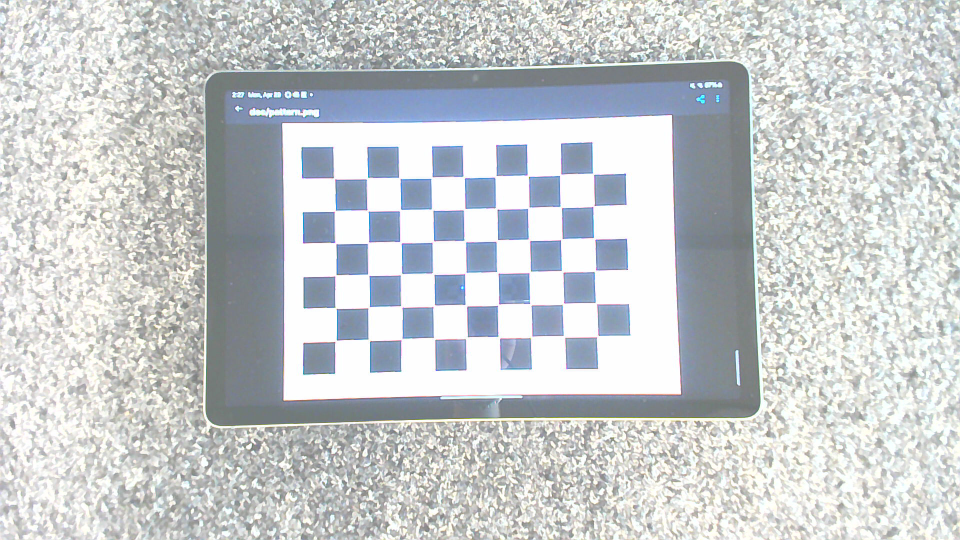
#> input picture src/usb_cam/calibration/images/2024-04-29-142758.jpg, 1920 x 1080 px (shown at 1/2 size); its folder holds only this picture in this run
$ python camera_calibration.py
#> lines starting #> are read from the running program, lines starting #| are printed output that depends on the picture; after the words box and inside, x2 and y2 are one past the last pixel; in counts of white or black regions, pixels touching at a corner belong together; long printed decimals are rounded
import numpy as np
import cv2
import glob

# Chessboard size
chessboard_size = (6, 9)  # Inner corners (columns, rows)
square_size = 0.01  # 1 cm

# Termination criteria for corner detection
criteria = (cv2.TERM_CRITERIA_EPS + cv2.TERM_CRITERIA_MAX_ITER, 30, 0.001)

# Prepare object points, like (0,0,0), (1,0,0), ..., (6,5,0)
objp = np.zeros((chessboard_size[0] * chessboard_size[1], 3), np.float32)
objp[:, :2] = np.mgrid[0:chessboard_size[0], 0:chessboard_size[1]].T.reshape(-1, 2) * square_size

# Arrays to store object points and image points from all images
objpoints = []  # 3D points in real-world space
imgpoints = []  # 2D points in image plane

# Images folder path
images_folder = 'images/*.jpg'  # Change this to your folder path and file extension

# Get images
images = glob.glob(images_folder)

# Loop through images
for fname in images:
    img = cv2.imread(fname)
#> img is the input picture: shape (1080, 1920, 3); mean B, G, R 205.6, 203.7, 199.7
    gray = cv2.cvtColor(img, cv2.COLOR_BGR2GRAY)
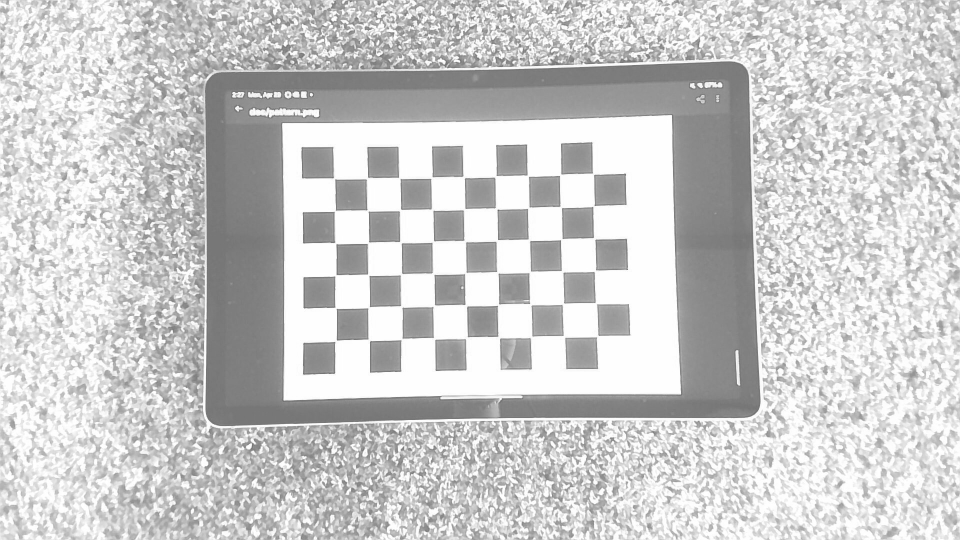
#> gray: shape (1080, 1920) (shown at 1/2 size); min 89, max 255, mean 202.7

    # Find the chessboard corners
    ret, corners = cv2.findChessboardCorners(gray, chessboard_size, None)
#> ret = True; corners = 54 rows, first 8: [671.5, 682], [672.5, 617.5], [672.4, 549.1], [672.3, 488.2], [669.4, 423.3], [669.8, 358.5], [736.5, 678.6], [735.7, 616]

    # If found, add object points, image points
    if ret:
        objpoints.append(objp)

        # Refine corner positions
        corners2 = cv2.cornerSubPix(gray, corners, (11, 11), (-1, -1), criteria)
#> corners2 = 54 rows, first 8: [671.9, 681.7], [671.7, 616.1], [671.7, 550.7], [671.2, 486.9], [670.2, 421.9], [668.7, 357.2], [738.5, 679.9], [738.1, 614.7]
        imgpoints.append(corners2)

        # Draw and display the corners
        img = cv2.drawChessboardCorners(img, chessboard_size, corners2, ret)
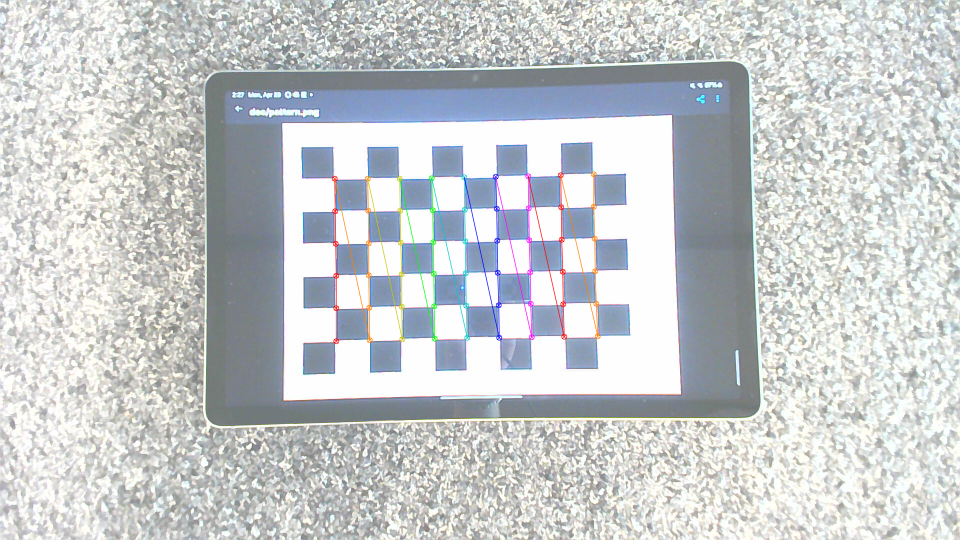
#> img: shape (1080, 1920, 3) (shown at 1/2 size); 1.01% of pixels changed, all inside (x1, y1, x2, y2) = (663, 342, 1202, 689)
        cv2.imshow('img', img)
        cv2.waitKey(500)

cv2.destroyAllWindows()

# Perform camera calibration
ret, camera_matrix, distortion_coefficients, rvecs, tvecs = cv2.calibrateCamera(objpoints, imgpoints, gray.shape[::-1], None, None)
#> ret = 0.399; camera_matrix = [[4535.4, 0, 1097.4], [0, 4553.5, 452.6], [0, 0, 1]]; distortion_coefficients = [[4.16, -38.1, -0.0707, 0.128, -0.103]]; rvecs = ([-0.156, -0.122, -1.59],); tvecs = ([-0.0655, 0.0351, 0.695],)

# Print camera matrix and distortion coefficients
print("Camera Matrix:\n", camera_matrix)
#| Camera Matrix:
#|  [[4.53537276e+03 0.00000000e+00 1.09743924e+03]
#|  [0.00000000e+00 4.55351017e+03 4.52610288e+02]
#|  [0.00000000e+00 0.00000000e+00 1.00000000e+00]]
print("\nDistortion Coefficients:\n", distortion_coefficients)
#| Distortion Coefficients:
#|  [[  4.165 -38.102  -0.07068   0.1284  -0.1027]]

# Calculate rectification matrix and projection matrix
h, w = gray.shape[:2]
new_camera_matrix, roi = cv2.getOptimalNewCameraMatrix(camera_matrix, distortion_coefficients, (w, h), 1, (w, h))
#> new_camera_matrix = [[4636.1, 0, 1182.7], [0, 4506.1, 426.4], [0, 0, 1]]; roi = (93, 44, 1808, 943)
rectification_matrix, _ = cv2.getOptimalNewCameraMatrix(camera_matrix, distortion_coefficients, (w, h), 1, (w, h))
#> rectification_matrix has the same summary as new_camera_matrix

# Calculate projection matrix directly
projection_matrix = np.zeros((3, 4))
projection_matrix[:, :3] = rectification_matrix[:, :3]  # Copy rectification matrix to first 3 columns
projection_matrix[0, 3] = 13  # Adjust x-axis translation (tx)
projection_matrix[1, 3] = 16  # Adjust y-axis translation (ty)
projection_matrix[2, 3] = 1893  # Adjust z-axis translation (tz)

# Print rectification matrix and projection matrix
print("\nRectification Matrix:\n", rectification_matrix)
#| Rectification Matrix:
#|  [[4.63612562e+03 0.00000000e+00 1.18265195e+03]
#|  [0.00000000e+00 4.50613643e+03 4.26422081e+02]
#|  [0.00000000e+00 0.00000000e+00 1.00000000e+00]]
print("\nProjection Matrix:\n", projection_matrix)

$ run again, on src/usb_cam/calibration/images/2024-04-29-142852.jpg
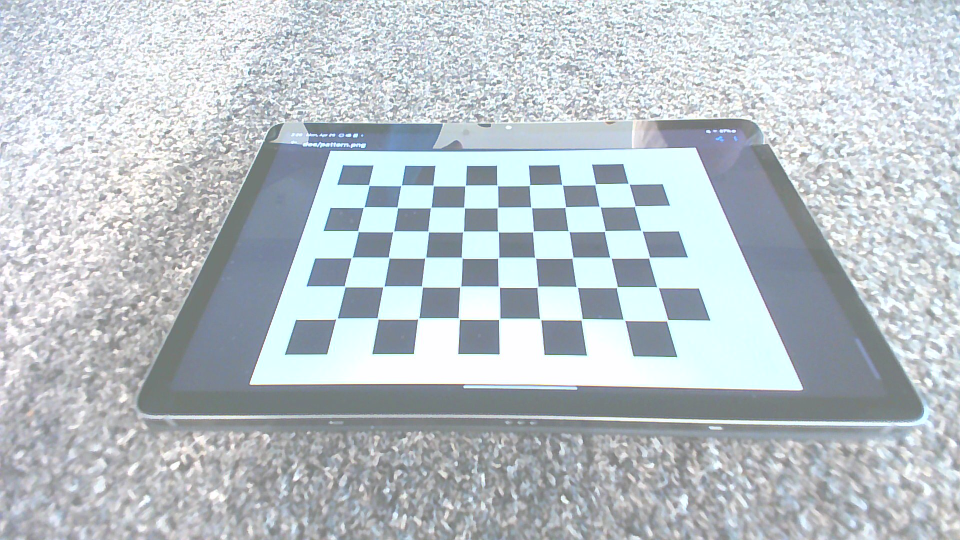
#> input picture src/usb_cam/calibration/images/2024-04-29-142852.jpg, 1920 x 1080 px (shown at 1/2 size)
#> img is the input picture: shape (1080, 1920, 3); mean B, G, R 200.7, 195.4, 186.8
#> `gray = cv2.cvtColor(img, cv2.COLOR_BGR2GRAY)`:
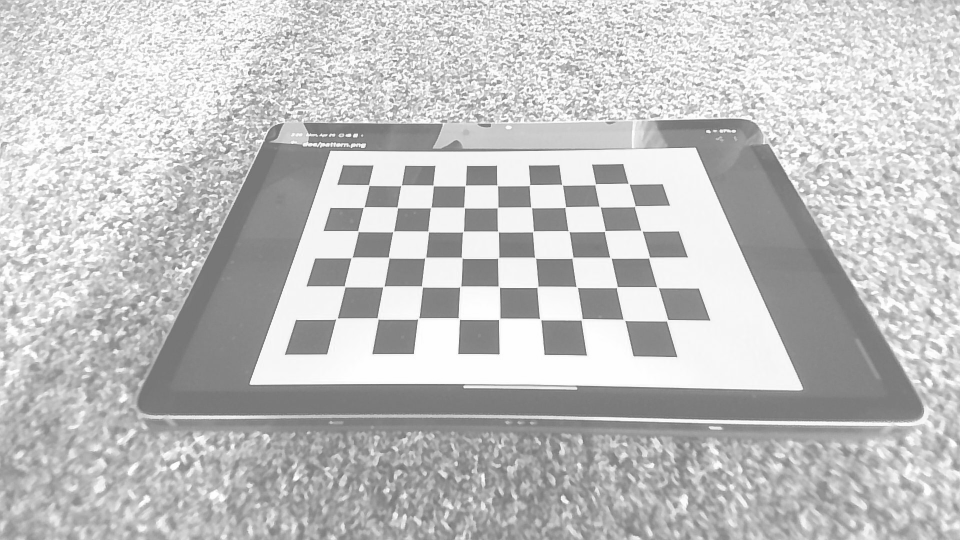
#> gray: shape (1080, 1920) (shown at 1/2 size); min 87, max 255, mean 193.4
#> `ret, corners = cv2.findChessboardCorners(gray, chessboard_size, None)`: ret = True; corners = 54 rows, first 8: [674, 638], [690.6, 574.5], [702.4, 516.7], [717.1, 463.5], [726.7, 415.8], [737.4, 369.6], [754.3, 635.7], [769.2, 572.4]
#> corners2 = 54 rows, first 8: [673.7, 637.4], [689.5, 573.4], [703.6, 515.6], [716.4, 462.6], [727.7, 414.7], [738.1, 370.5], [755.7, 637.3], [767.3, 573.5]
#> `img = cv2.drawChessboardCorners(img, chessboard_size, corners2, ret)`:
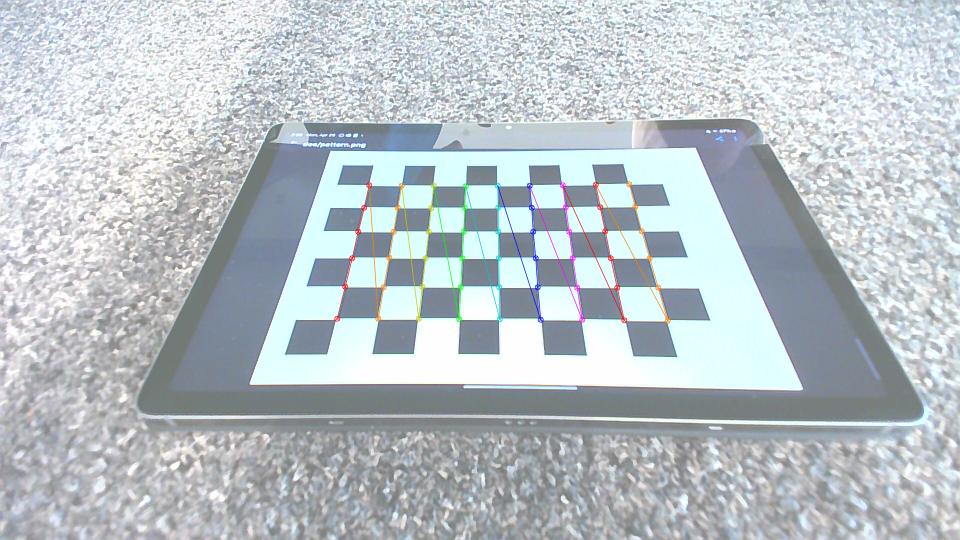
#> img: shape (1080, 1920, 3) (shown at 1/2 size); 0.88% of pixels changed, all inside (x1, y1, x2, y2) = (668, 362, 1342, 648)
#> `ret, camera_matrix, distortion_coefficients, rvecs, tvecs = cv2.calibr..`: ret = 0.191; camera_matrix = [[843.7, 0, 954.4], [0, 804.8, 572.7], [0, 0, 1]]; distortion_coefficients = [[0.0866, 0.343, 0.00155, -0.000386, -1.31]]; rvecs = ([-0.486, -0.45, -1.51],); tvecs = ([-0.0345, 0.00831, 0.105],)
#| Camera Matrix:
#|  [[843.733    0.         954.407 ]
#|  [  0.         804.759 572.673]
#|  [  0.           0.           1.        ]]
#| Distortion Coefficients:
#|  [[ 8.65835519e-02  3.42941392e-01  1.55019256e-03 -3.86110757e-04
#|   -1.30859274e+00]]
#> new_camera_matrix = [[843.7, 0, 954.4], [0, 701.6, 616], [0, 0, 1]]; roi = (0, 117, 1919, 935)
#> rectification_matrix = [[843.7, 0, 954.4], [0, 701.6, 616], [0, 0, 1]]
#| Rectification Matrix:
#|  [[843.733    0.         954.407 ]
#|  [  0.         701.632 616.040]
#|  [  0.           0.           1.        ]]

$ run again, on src/usb_cam/calibration/images/2024-04-29-150741.jpg
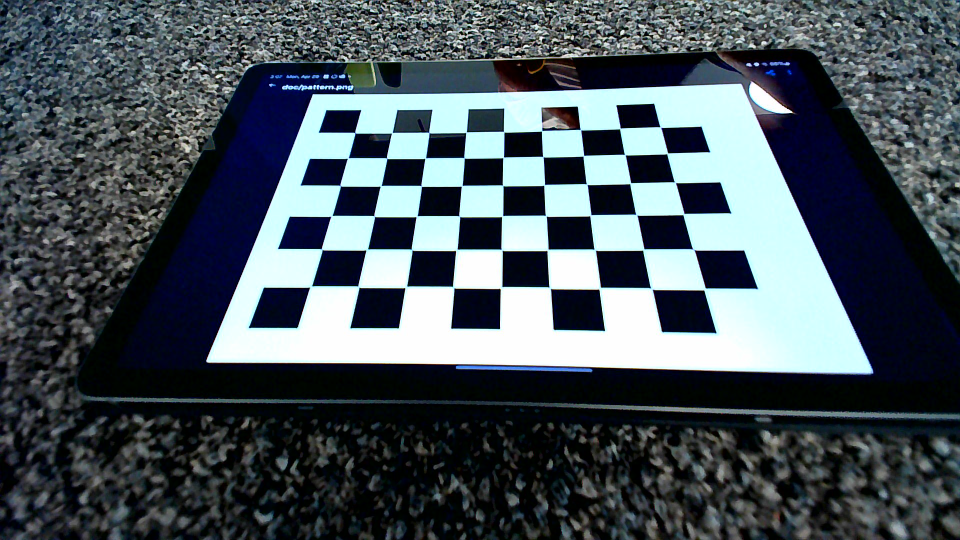
#> input picture src/usb_cam/calibration/images/2024-04-29-150741.jpg, 1920 x 1080 px (shown at 1/2 size)
#> img is the input picture: shape (1080, 1920, 3); mean B, G, R 90.9, 84.2, 73.6
#> `gray = cv2.cvtColor(img, cv2.COLOR_BGR2GRAY)`:
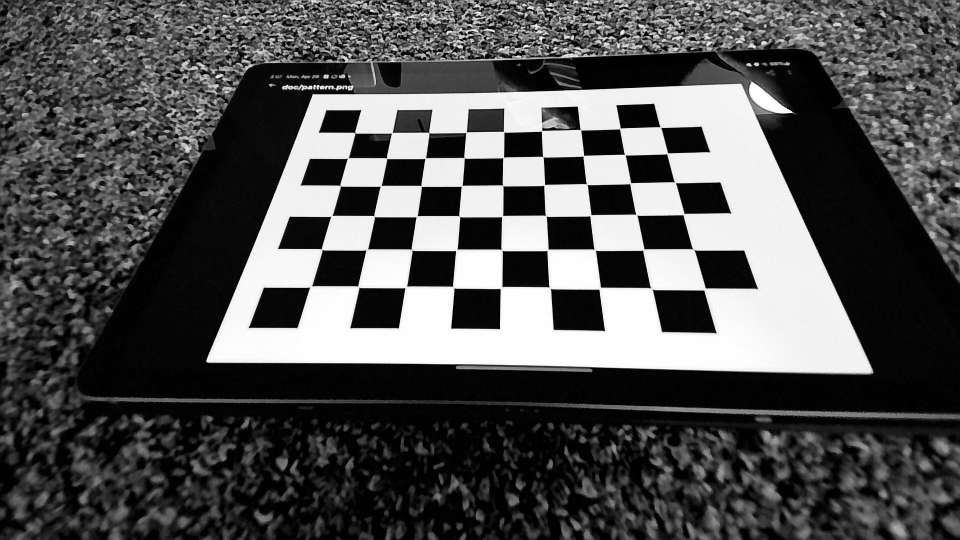
#> gray: shape (1080, 1920) (shown at 1/2 size); min 0, max 255, mean 81.8
#> `ret, corners = cv2.findChessboardCorners(gray, chessboard_size, None)`: ret = True; corners = 54 rows, first 8: [622.5, 574], [644, 499], [665.1, 431.2], [681.1, 371.9], [697.1, 315.7], [710, 266], [716, 572.3], [734, 499.5]
#> corners2 = 54 rows, first 8: [621.7, 573.5], [643.7, 499], [663.4, 432.3], [680.7, 371.7], [696.1, 316.5], [710, 266], [717.2, 573.9], [734, 499.5]
#> `img = cv2.drawChessboardCorners(img, chessboard_size, corners2, ret)`:
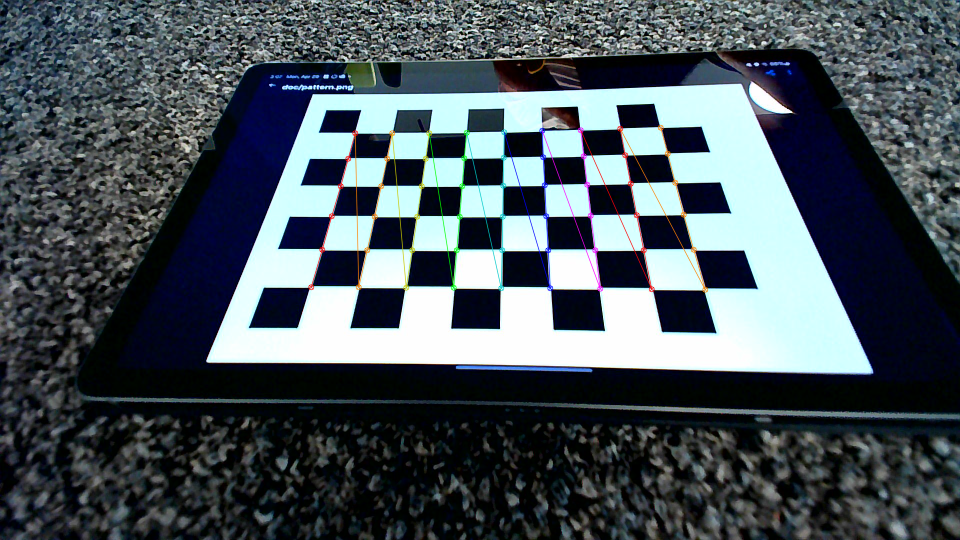
#> img: shape (1080, 1920, 3) (shown at 1/2 size); 0.99% of pixels changed, all inside (x1, y1, x2, y2) = (616, 249, 1417, 586)
#> `ret, camera_matrix, distortion_coefficients, rvecs, tvecs = cv2.calibr..`: ret = 0.199; camera_matrix = [[906.1, 0, 961.2], [0, 874, 531.6], [0, 0, 1]]; distortion_coefficients = [[0.177, -0.298, -0.00339, 0.000457, 0.206]]; rvecs = ([-0.507, -0.414, -1.5],); tvecs = ([-0.0356, 0.0046, 0.0968],)
#| Camera Matrix:
#|  [[906.062   0.         961.160 ]
#|  [  0.         873.966 531.562]
#|  [  0.           0.           1.        ]]
#| Distortion Coefficients:
#|  [[ 0.1766 -0.2977 -0.003387  0.000457  0.2064]]
#> new_camera_matrix = [[977.5, 0, 961.7], [0, 903.9, 528.7], [0, 0, 1]]; roi = (67, 56, 1787, 965)
#> rectification_matrix = [[977.5, 0, 961.7], [0, 903.9, 528.7], [0, 0, 1]]
#| Rectification Matrix:
#|  [[977.471   0.         961.654]
#|  [  0.         903.874  528.720]
#|  [  0.           0.           1.        ]]

$ run again, on src/usb_cam/calibration/images/2024-04-29-150755.jpg
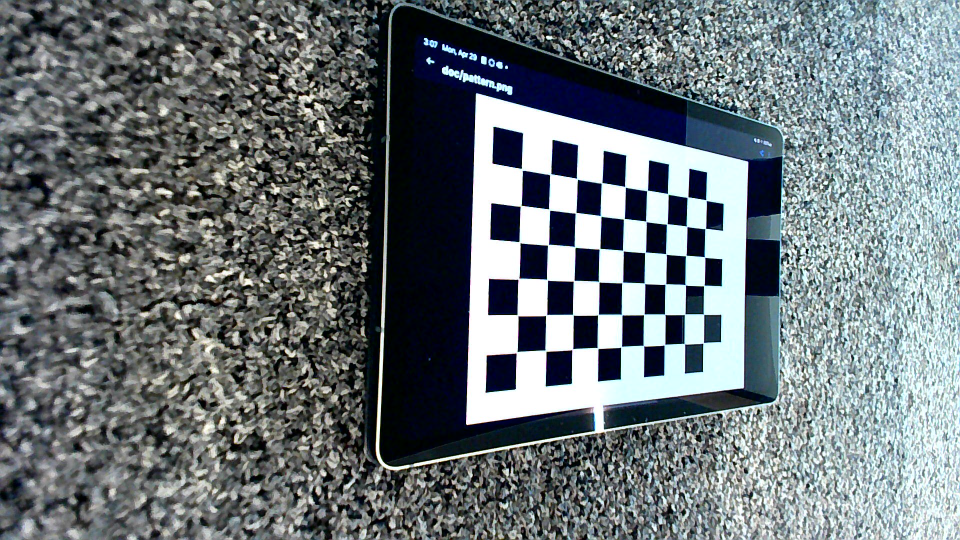
#> input picture src/usb_cam/calibration/images/2024-04-29-150755.jpg, 1920 x 1080 px (shown at 1/2 size)
#> img is the input picture: shape (1080, 1920, 3); mean B, G, R 120.3, 116.6, 108
#> `gray = cv2.cvtColor(img, cv2.COLOR_BGR2GRAY)`:
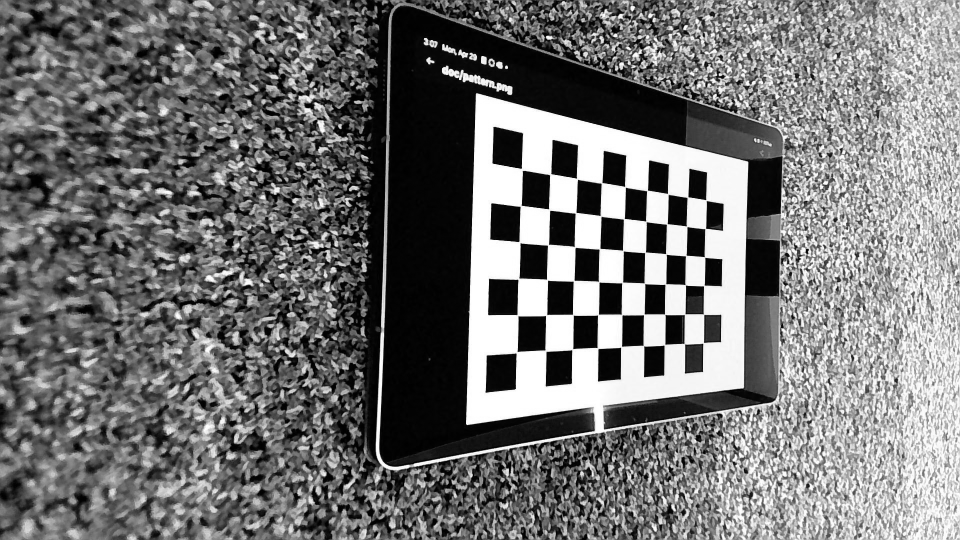
#> gray: shape (1080, 1920) (shown at 1/2 size); min 0, max 255, mean 114.5
#> `ret, corners = cv2.findChessboardCorners(gray, chessboard_size, None)`: ret = True; corners = 54 rows, first 8: [1032.3, 706.6], [1036.7, 632.1], [1035.8, 559.3], [1037.7, 483.4], [1040.5, 413.3], [1044.5, 339], [1092.7, 703.3], [1094.3, 629.4]
#> corners2 = 54 rows, first 8: [1033.6, 704.8], [1035.4, 630.8], [1037.3, 558], [1039.4, 484.9], [1042.1, 412], [1044.3, 339.2], [1091.5, 701.8], [1092.8, 630.6]
#> `img = cv2.drawChessboardCorners(img, chessboard_size, corners2, ret)`:
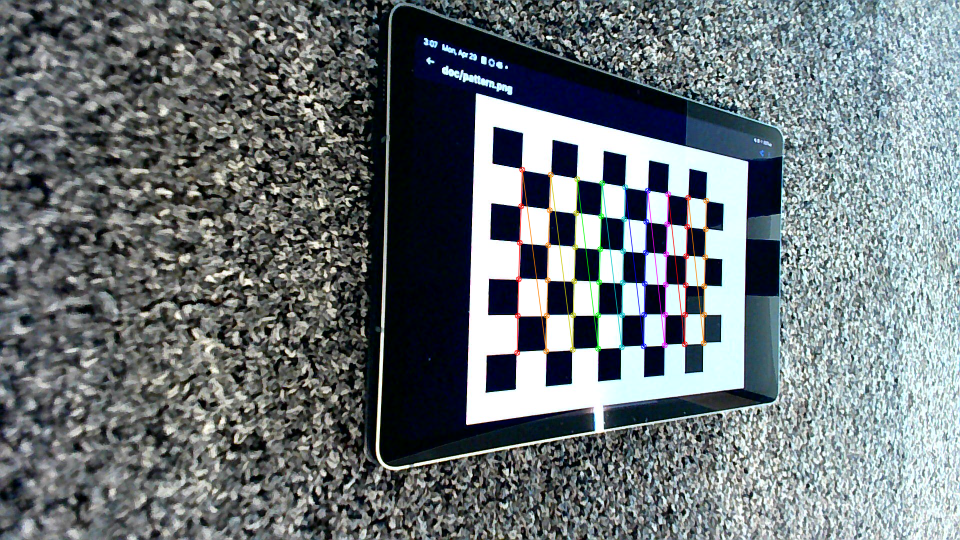
#> img: shape (1080, 1920, 3) (shown at 1/2 size); 1% of pixels changed, all inside (x1, y1, x2, y2) = (1028, 333, 1419, 712)
#> `ret, camera_matrix, distortion_coefficients, rvecs, tvecs = cv2.calibr..`: ret = 0.184; camera_matrix = [[1599, 0, 986.9], [0, 1356.8, 526.5], [0, 0, 1]]; distortion_coefficients = [[0.295, -0.704, -0.00581, 0.00827, -2.55]]; rvecs = ([0.587, -0.63, -1.44],); tvecs = ([0.00538, 0.0243, 0.185],)
#| Camera Matrix:
#|  [[1.59896032e+03 0.00000000e+00 9.86854295e+02]
#|  [0.00000000e+00 1.35682976e+03 5.26469541e+02]
#|  [0.00000000e+00 0.00000000e+00 1.00000000e+00]]
#| Distortion Coefficients:
#|  [[ 0.2954 -0.7039    -0.005807  0.008273   -2.548]]
#> new_camera_matrix = [[1599, 0, 986.9], [0, 1307.6, 513.7], [0, 0, 1]]; roi = (0, 20, 1919, 1020)
#> rectification_matrix = [[1599, 0, 986.9], [0, 1307.6, 513.7], [0, 0, 1]]
#| Rectification Matrix:
#|  [[1.59896032e+03 0.00000000e+00 9.86854295e+02]
#|  [0.00000000e+00 1.30763277e+03 5.13693039e+02]
#|  [0.00000000e+00 0.00000000e+00 1.00000000e+00]]
